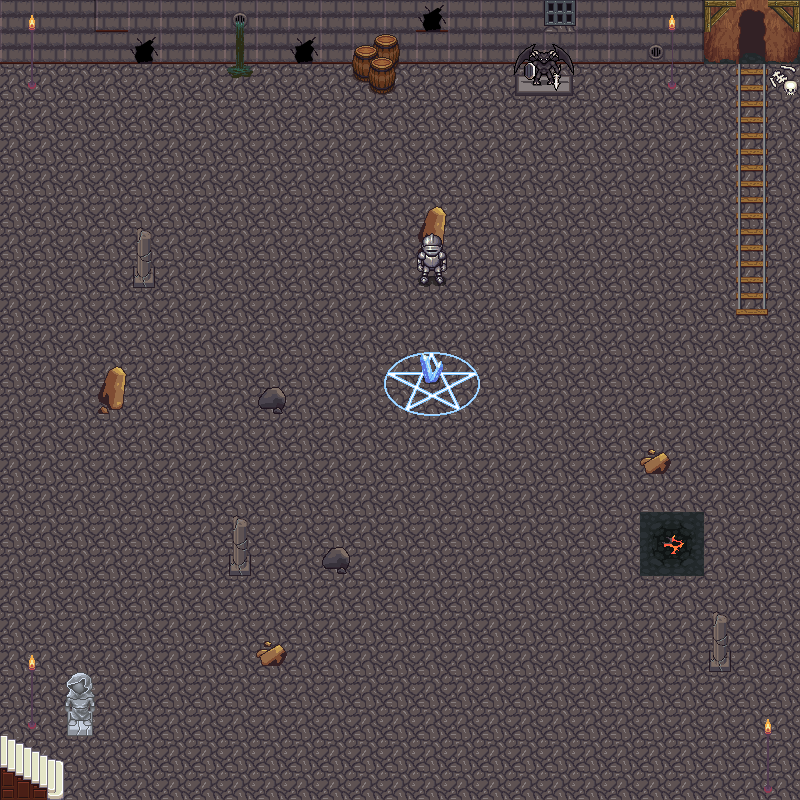

The image is a tile-based game level rendered from a .tmx file. Its description and source (layers, tilesets, objects; grid data summarised) follow:
An orthogonal 25x25 tile map with 32x32 px tiles, 4 tile layers (Ground, Stairs, Walls, Objects), 12 tilesets and 11 objects (3x Pillair, 2x Statue, 2x Rock, Pit, Wall).

<map version="1.8" tiledversion="1.8.4" orientation="orthogonal" renderorder="right-down" width="25" height="25" tilewidth="32" tileheight="32" infinite="0" nextlayerid="6" nextobjectid="16">
 <editorsettings>
  <export target="Level3.tmj" format="json" />
 </editorsettings>
 <tileset firstgid="1" source="cavern_ruins.tsx" />
 <tileset firstgid="385" source="stairs.tsx" />
 <tileset firstgid="473" source="terrain_atlas.tsx" />
 <tileset firstgid="1497" source="base_out_atlas.tsx" />
 <tileset firstgid="2521" name="ak&amp;#039;s_assets" tilewidth="32" tileheight="32" tilecount="504" columns="24">
  <image source="ak&amp;#039;s_assets.png" width="768" height="672" />
 </tileset>
 <tileset firstgid="3025" name="base_out_atlas" tilewidth="32" tileheight="32" tilecount="1024" columns="32">
  <image source="base_out_atlas.png" width="1024" height="1024" />
 </tileset>
 <tileset firstgid="4049" name="castle" tilewidth="32" tileheight="32" tilecount="152" columns="8">
  <image source="castle.png" width="256" height="608" />
 </tileset>
 <tileset firstgid="4201" name="castle" tilewidth="32" tileheight="32" tilecount="152" columns="8">
  <image source="castle.png" width="256" height="608" />
 </tileset>
 <tileset firstgid="4353" name="cavern_ruins" tilewidth="32" tileheight="32" tilecount="384" columns="24">
  <image source="cavern_ruins.png" width="768" height="512" />
 </tileset>
 <tileset firstgid="4737" name="interior" tilewidth="32" tileheight="32" tilecount="256" columns="16">
  <image source="interior.png" width="512" height="512" />
 </tileset>
 <tileset firstgid="4993" name="stairs" tilewidth="32" tileheight="32" tilecount="88" columns="8">
  <image source="stairs.png" width="256" height="352" />
 </tileset>
 <tileset firstgid="5081" name="terrain_atlas" tilewidth="32" tileheight="32" tilecount="1024" columns="32">
  <image source="terrain_atlas.png" width="1024" height="1024" />
 </tileset>
 <layer id="1" name="Ground" width="25" height="25">
  <data>[625 cells, 625 non-empty, 1 distinct tile ids]</data>
 </layer>
 <layer id="2" name="Stairs" width="25" height="25">
  <data>[625 cells, 65 non-empty, 22 distinct tile ids]</data>
 </layer>
 <layer id="3" name="Walls" width="25" height="25">
  <data>[625 cells, 62 non-empty, 33 distinct tile ids]</data>
 </layer>
 <layer id="4" name="Objects" width="25" height="25">
  <data>[625 cells, 9 non-empty, 9 distinct tile ids]</data>
 </layer>
 <objectgroup id="5" name="Object Layer 1">
  <object id="1" type="Statue" x="509.592" y="47.2209" width="68.8637" height="49.1884" />
  <object id="3" type="Rock" x="100.344" y="366.945" width="25.578" height="50.1722" />
  <object id="4" type="Statue" x="62.9611" y="673.881" width="33.4481" height="64.9287" />
  <object id="5" type="Pit" x="628.628" y="504.673" width="84.604" height="78.7014" />
  <object id="7" type="Pillair" x="123.955" y="217.413" width="42.302" height="76.7339" />
  <object id="8" x="-73.7826" y="269.552" width="0.983768" />
  <object id="9" type="Rock" x="403.345" y="208.559" width="60.0098" height="82.6365" />
  <object id="11" type="Pillair" x="707.329" y="614.855" width="31.4806" height="65.9124" />
  <object id="12" x="-32.4643" y="371.864" height="2.9513" />
  <object id="14" type="Pillair" x="222.332" y="512.051" width="31.4806" height="65.9124" />
  <object id="15" type="Wall" x="-7.87014" y="-7.87014" width="806.69" height="79.6852" />
 </objectgroup>
</map>
